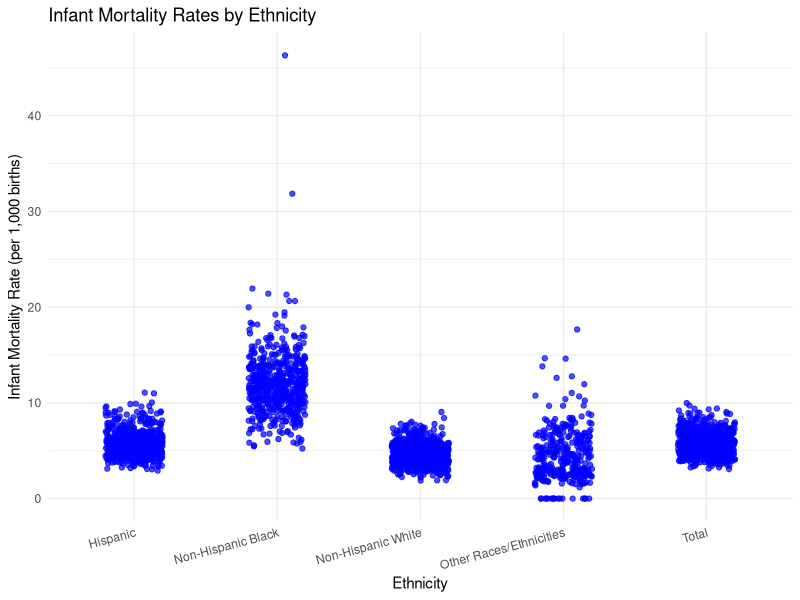
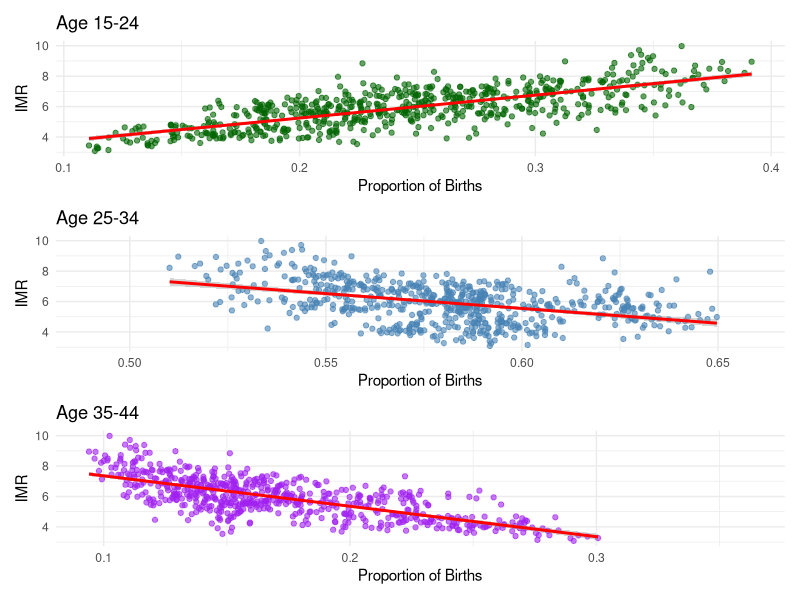
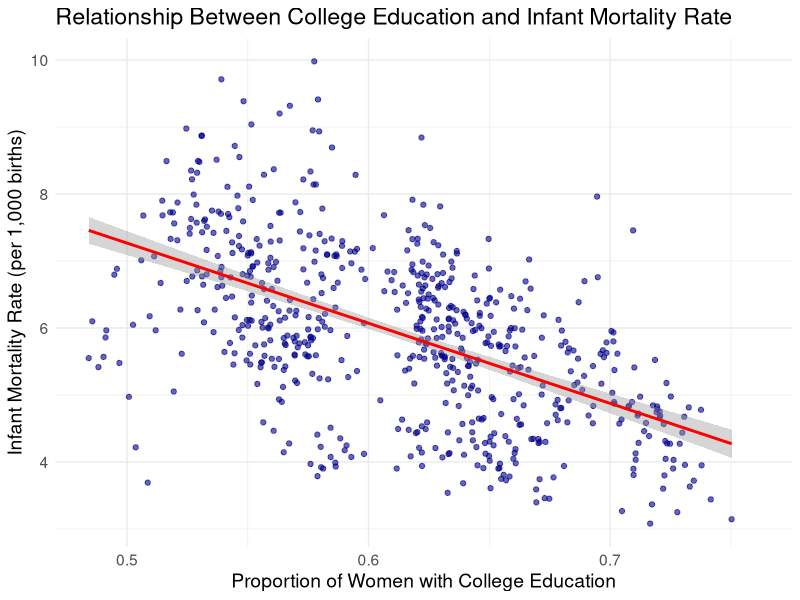
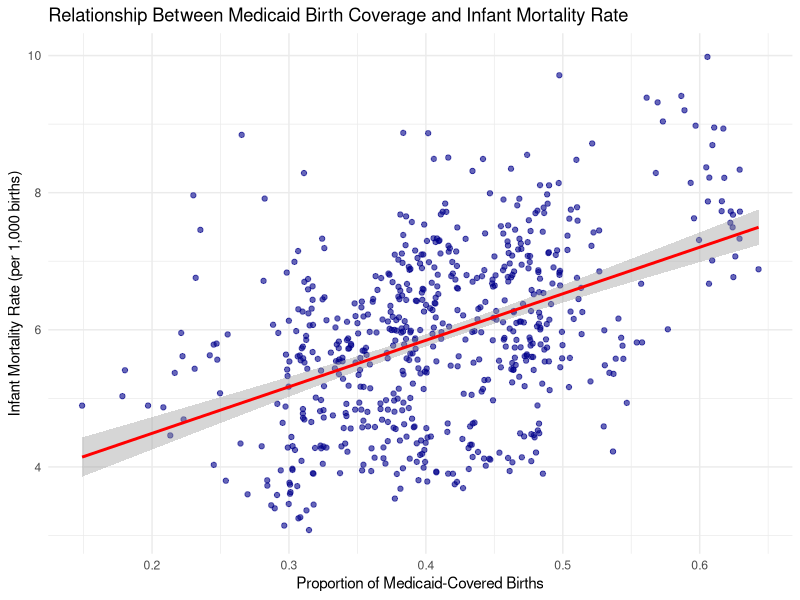

The R source for these figures, in order:
## ---- chunk 1
knitr::opts_chunk$set(echo = TRUE)
## ---- chunk 2
library(tidyverse)
library(dplyr)
library(ggplot2)
library(car)
library(stats)
library(patchwork)
## ---- chunk 3
mortality <- read_csv('data/infant_mortality_biannual_data.csv', show_col_types = FALSE)
fertility <- read_csv('data/fertility_data.csv', show_col_types = FALSE)

fertility_agg <- fertility %>%
  group_by(state, year, group = case_when(
    bmcode %in% c(1, 2, 3) ~ "H1",  # First half of the year
    bmcode %in% c(4, 5, 6) ~ "H2"   # Second half of the year
  )) %>% 
   summarise(
    across(starts_with("births_"), sum, na.rm = TRUE), # Summing birth count variables
    across(starts_with("pop_"), mean, na.rm = TRUE), # Averaging population variables
    .groups = "drop"
  ) %>%
  mutate(bacode = ifelse(group == "H1", 1, 2)) %>%  # Assign bacode after aggregation
  select(-group)  # Remove temporary grouping variable

data <- mortality %>%
  inner_join(fertility_agg, by = c("state", "year", "bacode"), 
             suffix = c("_m", "_f"))

# Remove duplicate columns (those ending in "_f")
data <- data %>%
  select(-ends_with("_f"))

# Rename columns by removing "_m" suffix from mortality dataset
colnames(data) <- str_replace_all(colnames(data), "_m$", "")
## ---- chunk 4
data <- data %>%
  mutate(
    IMR_nhblack = (deaths_nhblack / births_nhblack) * 1000,
    IMR_nhwhite = (deaths_nhwhite / births_nhwhite) * 1000,
    IMR_hisp = (deaths_hisp / births_hisp) * 1000,
    IMR_otherraceeth = (deaths_otherraceeth / births_otherraceeth) * 1000,
    IMR_total = (deaths_total / births_total) * 1000, 
    FR_nhblack = (births_nhblack / pop_nhblack) * 1000,
    FR_nhwhite = (births_nhwhite / pop_nhwhite) * 1000,
    FR_hisp = (births_hisp / pop_hisp) * 1000,
    FR_otherraceeth = (births_otherraceeth / pop_otherraceeth) * 1000,
    FR_total = (births_total / pop_total) * 1000,
    prop_married = births_married / births_total,
    prop_college = (births_coll + births_somecoll) / births_total,
    prop_medicaid = births_medicaid / births_total,
    pct_births_age1524 = births_age1524 / births_total,
    pct_births_age2534 = births_age2534 / births_total,
    pct_births_age3544 = births_age3544 / births_total
  )

## ---- chunk 5
# Pivot IMR data to long format
IMR_long <- data %>%
  pivot_longer(cols = starts_with("IMR_"), 
               names_to = "Ethnicity", 
               values_to = "IMR") %>%
  mutate(Ethnicity = case_when(
    Ethnicity == "IMR_nhblack" ~ "Non-Hispanic Black",
    Ethnicity == "IMR_nhwhite" ~ "Non-Hispanic White",
    Ethnicity == "IMR_hisp" ~ "Hispanic",
    Ethnicity == "IMR_otherraceeth" ~ "Other Races/Ethnicities",
    Ethnicity == "IMR_total" ~ "Total",
    TRUE ~ Ethnicity  # Keeps any unexpected values unchanged
  ))

# Create scatter plot for IMR by Ethnicity
ggplot(IMR_long, aes(x = Ethnicity, y = IMR)) +
  geom_jitter(width = 0.2, alpha = 0.7, color = "blue") +  # Jitter to avoid overlapping points
  labs(title = "Infant Mortality Rates by Ethnicity",
       x = "Ethnicity",
       y = "Infant Mortality Rate (per 1,000 births)") +
  theme_minimal() +
  theme(axis.text.x = element_text(angle = 15, hjust = 1))
## ---- chunk 6
p1 <- ggplot(data, aes(x = pct_births_age1524, y = IMR_total)) +
  geom_point(color = "darkgreen", alpha = 0.6) +
  geom_smooth(method = "lm", se = TRUE, color = "red") +
  labs(title = "Age 15-24", x = "Proportion of Births", y = "IMR") +
  theme_minimal()

# Plot for 25-34
p2 <- ggplot(data, aes(x = pct_births_age2534, y = IMR_total)) +
  geom_point(color = "steelblue", alpha = 0.6) +
  geom_smooth(method = "lm", se = TRUE, color = "red") +
  labs(title = "Age 25-34", x = "Proportion of Births", y = "IMR") +
  theme_minimal()

# Plot for 35-44
p3 <- ggplot(data, aes(x = pct_births_age3544, y = IMR_total)) +
  geom_point(color = "purple", alpha = 0.6) +
  geom_smooth(method = "lm", se = TRUE, color = "red") +
  labs(title = "Age 35-44", x = "Proportion of Births", y = "IMR") +
  theme_minimal()

p1 / p2 / p3
## ---- chunk 7
# Scatter plot: Proportion of College-Educated Women vs. Infant Mortality Rate
ggplot(data, aes(x = prop_college, y = IMR_total)) +
  geom_point(alpha = 0.6, color = "darkblue") +
  geom_smooth(method = "lm", se = TRUE, color = "red") +
  labs(title = "Relationship Between College Education and Infant Mortality Rate",
       x = "Proportion of Women with College Education",
       y = "Infant Mortality Rate (per 1,000 births)") +
  theme_minimal() +
  theme(text = element_text(size = 14))
## ---- chunk 8
# Scatterplot of Medicaid coverage vs. Infant Mortality Rate
ggplot(data, aes(x = prop_medicaid, y = IMR_total)) +
  geom_point(alpha = 0.6, color = "darkblue") +
  geom_smooth(method = "lm", se = TRUE, color = "red") +
  labs(
    title = "Relationship Between Medicaid Birth Coverage and Infant Mortality Rate",
    x = "Proportion of Medicaid-Covered Births",
    y = "Infant Mortality Rate (per 1,000 births)"
  ) +
  theme_minimal()
